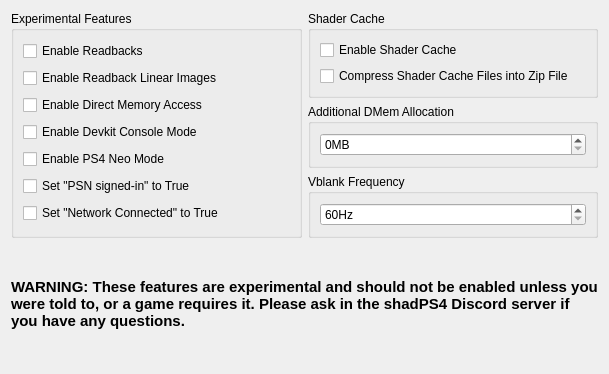
      <widget class="QWidget" name="experimentalTabContents">
       <property name="geometry">
        <rect>
         <x>0</x>
         <y>0</y>
         <width>609</width>
         <height>374</height>
        </rect>
       </property>
       <property name="sizePolicy">
        <sizepolicy hsizetype="Preferred" vsizetype="Maximum">
         <horstretch>0</horstretch>
         <verstretch>0</verstretch>
        </sizepolicy>
       </property>
       <layout class="QVBoxLayout" name="debugTabVLayout2" stretch="0">
        <item>
         <layout class="QVBoxLayout" name="experimentalVLayout">
          <item>
           <layout class="QHBoxLayout" name="experimentalHLayout">
            <item>
             <widget class="QGroupBox" name="experimentalGroupBox">
              <property name="sizePolicy">
               <sizepolicy hsizetype="Preferred" vsizetype="Preferred">
                <horstretch>0</horstretch>
                <verstretch>0</verstretch>
               </sizepolicy>
              </property>
              <property name="title">
               <string>Experimental Features</string>
              </property>
              <layout class="QVBoxLayout" name="verticalLayout_3">
               <property name="spacing">
                <number>6</number>
               </property>
               <property name="leftMargin">
                <number>9</number>
               </property>
               <property name="topMargin">
                <number>9</number>
               </property>
               <property name="rightMargin">
                <number>9</number>
               </property>
               <property name="bottomMargin">
                <number>9</number>
               </property>
               <item>
                <widget class="QCheckBox" name="readbacksCheckBox">
                 <property name="text">
                  <string>Enable Readbacks</string>
                 </property>
                </widget>
               </item>
               <item>
                <widget class="QCheckBox" name="readbackLinearImagesCheckBox">
                 <property name="text">
                  <string>Enable Readback Linear Images</string>
                 </property>
                </widget>
               </item>
               <item>
                <widget class="QCheckBox" name="dmaCheckBox">
                 <property name="text">
                  <string>Enable Direct Memory Access</string>
                 </property>
                </widget>
               </item>
               <item>
                <widget class="QCheckBox" name="devkitCheckBox">
                 <property name="text">
                  <string>Enable Devkit Console Mode</string>
                 </property>
                </widget>
               </item>
               <item>
                <widget class="QCheckBox" name="neoCheckBox">
                 <property name="text">
                  <string>Enable PS4 Neo Mode</string>
                 </property>
                </widget>
               </item>
               <item>
                <widget class="QCheckBox" name="psnSignInCheckBox">
                 <property name="text">
                  <string>Set &quot;PSN signed-in&quot; to True</string>
                 </property>
                </widget>
               </item>
               <item>
                <widget class="QCheckBox" name="networkConnectedCheckBox">
                 <property name="text">
                  <string>Set &quot;Network Connected&quot; to True</string>
                 </property>
                </widget>
               </item>
              </layout>
             </widget>
            </item>
            <item>
             <layout class="QVBoxLayout" name="verticalLayout_10">
              <item>
               <widget class="QGroupBox" name="shaderCacheGroupBox">
                <property name="title">
                 <string>Shader Cache</string>
                </property>
                <layout class="QVBoxLayout" name="verticalLayout_13">
                 <item>
                  <widget class="QCheckBox" name="enableShaderCacheCheckBox">
                   <property name="text">
                    <string>Enable Shader Cache</string>
                   </property>
                  </widget>
                 </item>
                 <item>
                  <widget class="QCheckBox" name="archiveShaderCacheCheckBox">
                   <property name="text">
                    <string>Compress Shader Cache Files into Zip File</string>
                   </property>
                  </widget>
                 </item>
                </layout>
               </widget>
              </item>
              <item>
               <widget class="QGroupBox" name="dmemGroupBox">
                <property name="title">
                 <string>Additional DMem Allocation</string>
                </property>
                <layout class="QVBoxLayout" name="verticalLayout_4">
                 <item>
                  <widget class="QSpinBox" name="dmemSpinBox">
                   <property name="frame">
                    <bool>true</bool>
                   </property>
                   <property name="alignment">
                    <set>Qt::AlignmentFlag::AlignLeading|Qt::AlignmentFlag::AlignLeft|Qt::AlignmentFlag::AlignVCenter</set>
                   </property>
                   <property name="specialValueText">
                    <string/>
                   </property>
                   <property name="accelerated">
                    <bool>true</bool>
                   </property>
                   <property name="correctionMode">
                    <enum>QAbstractSpinBox::CorrectionMode::CorrectToNearestValue</enum>
                   </property>
                   <property name="keyboardTracking">
                    <bool>false</bool>
                   </property>
                   <property name="suffix">
                    <string notr="true">MB</string>
                   </property>
                   <property name="minimum">
                    <number>0</number>
                   </property>
                   <property name="maximum">
                    <number>100000</number>
                   </property>
                   <property name="value">
                    <number>0</number>
                   </property>
                  </widget>
                 </item>
                </layout>
               </widget>
              </item>
              <item>
               <widget class="QGroupBox" name="heightDivider">
                <property name="title">
                 <string>Vblank Frequency</string>
                </property>
                <layout class="QVBoxLayout" name="vblankLayout">
                 <item>
                  <widget class="QSpinBox" name="vblankSpinBox">
                   <property name="frame">
                    <bool>true</bool>
                   </property>
                   <property name="alignment">
                    <set>Qt::AlignmentFlag::AlignLeading|Qt::AlignmentFlag::AlignLeft|Qt::AlignmentFlag::AlignVCenter</set>
                   </property>
                   <property name="specialValueText">
                    <string/>
                   </property>
                   <property name="accelerated">
                    <bool>true</bool>
                   </property>
                   <property name="correctionMode">
                    <enum>QAbstractSpinBox::CorrectionMode::CorrectToNearestValue</enum>
                   </property>
                   <property name="keyboardTracking">
                    <bool>false</bool>
                   </property>
                   <property name="suffix">
                    <string notr="true">Hz</string>
                   </property>
                   <property name="minimum">
                    <number>60</number>
                   </property>
                   <property name="maximum">
                    <number>9999</number>
                   </property>
                   <property name="value">
                    <number>60</number>
                   </property>
                  </widget>
                 </item>
                </layout>
               </widget>
              </item>
             </layout>
            </item>
           </layout>
          </item>
          <item>
           <layout class="QHBoxLayout" name="horizontalLayout_11">
            <item>
             <widget class="QLabel" name="ExperimentalLabel">
              <property name="sizeIncrement">
               <size>
                <width>0</width>
                <height>0</height>
               </size>
              </property>
              <property name="baseSize">
               <size>
                <width>0</width>
                <height>0</height>
               </size>
              </property>
              <property name="font">
               <font>
                <pointsize>11</pointsize>
                <bold>true</bold>
               </font>
              </property>
              <property name="text">
               <string>WARNING: These features are experimental and should not be enabled unless you were told to, or a game requires it. Please ask in the shadPS4 Discord server if you have any questions.</string>
              </property>
              <property name="scaledContents">
               <bool>false</bool>
              </property>
              <property name="alignment">
               <set>Qt::AlignmentFlag::AlignLeading|Qt::AlignmentFlag::AlignLeft|Qt::AlignmentFlag::AlignVCenter</set>
              </property>
              <property name="wordWrap">
               <bool>true</bool>
              </property>
              <property name="margin">
               <number>20</number>
              </property>
              <property name="indent">
               <number>-1</number>
              </property>
             </widget>
            </item>
           </layout>
          </item>
         </layout>
        </item>
       </layout>
      </widget>
